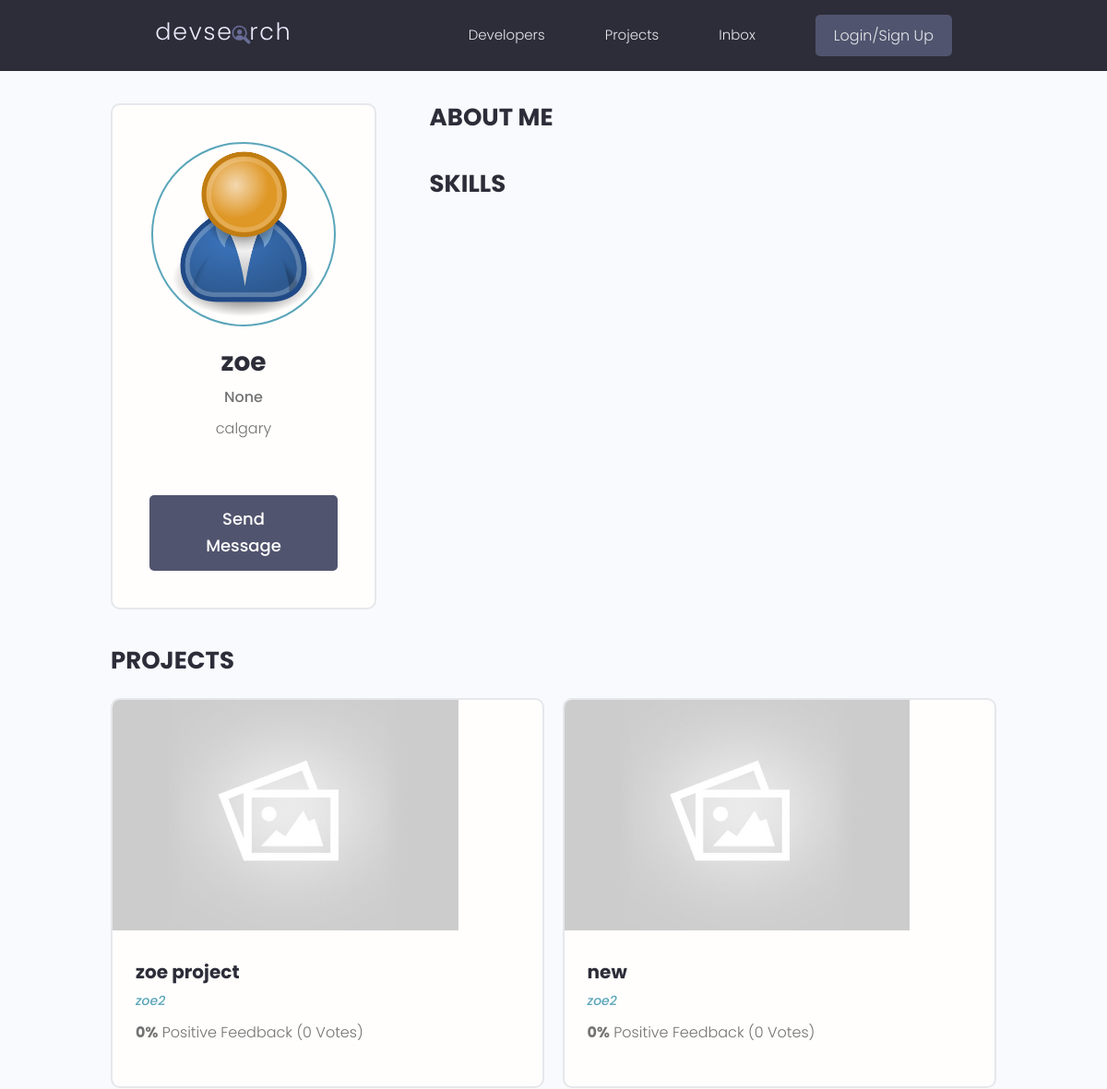
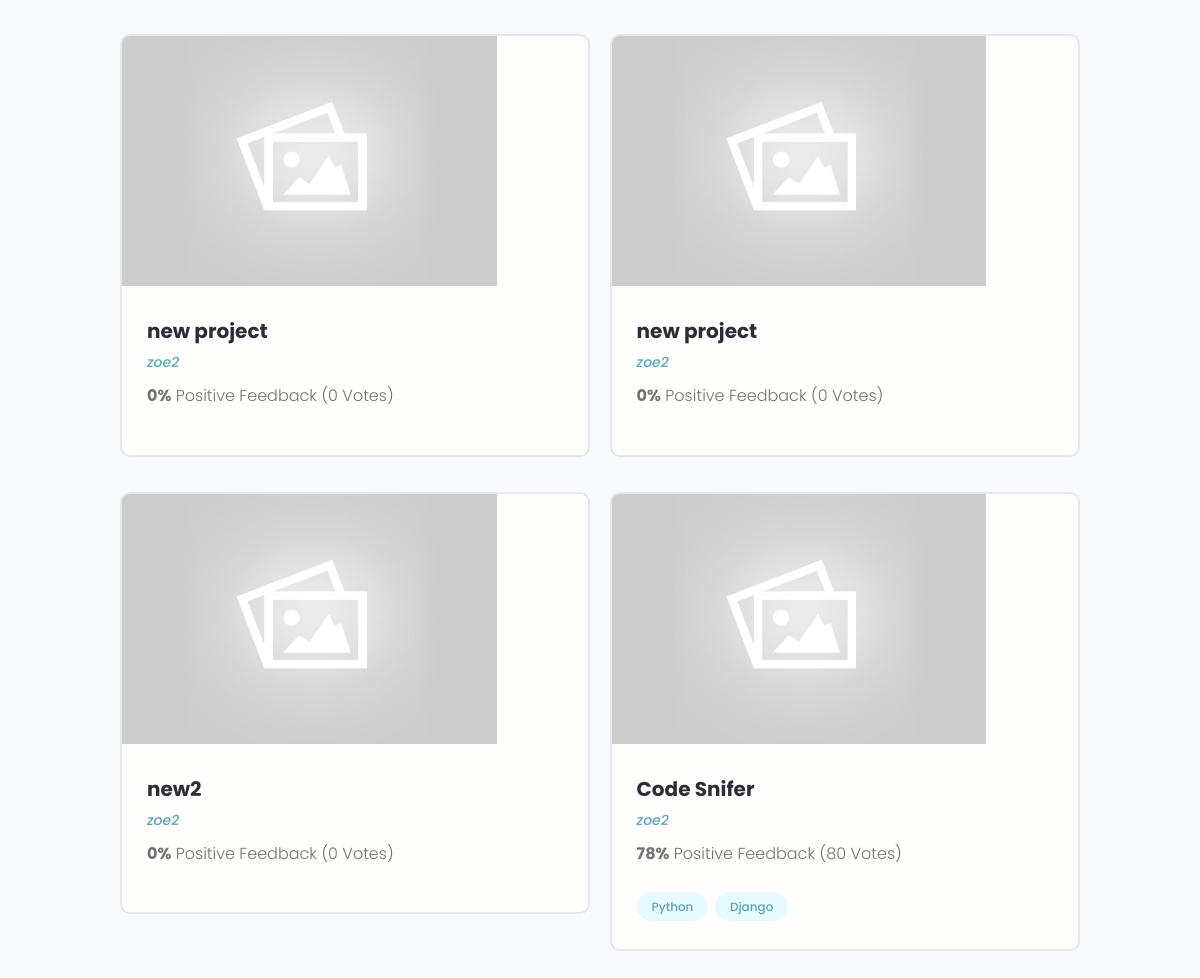
The app's page /profile/053a06bb893c4d8b9928accc3d8f9f20, older data (2 pictures, top to bottom).
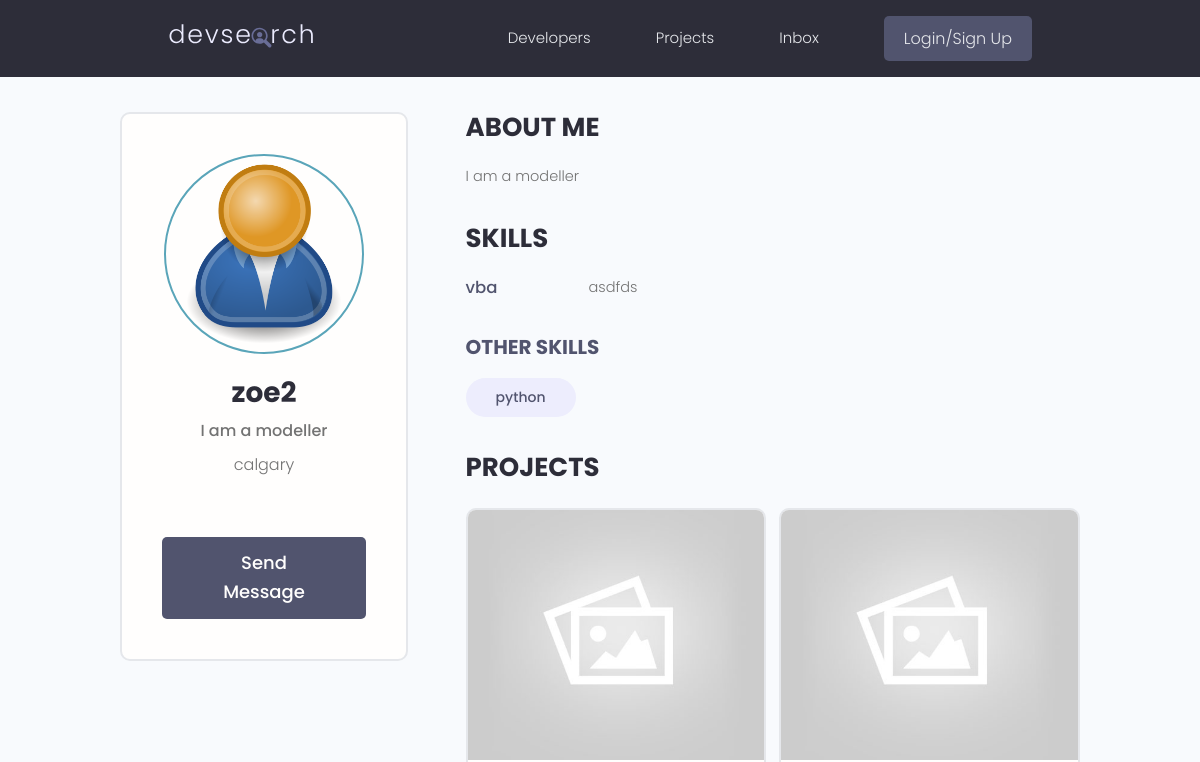
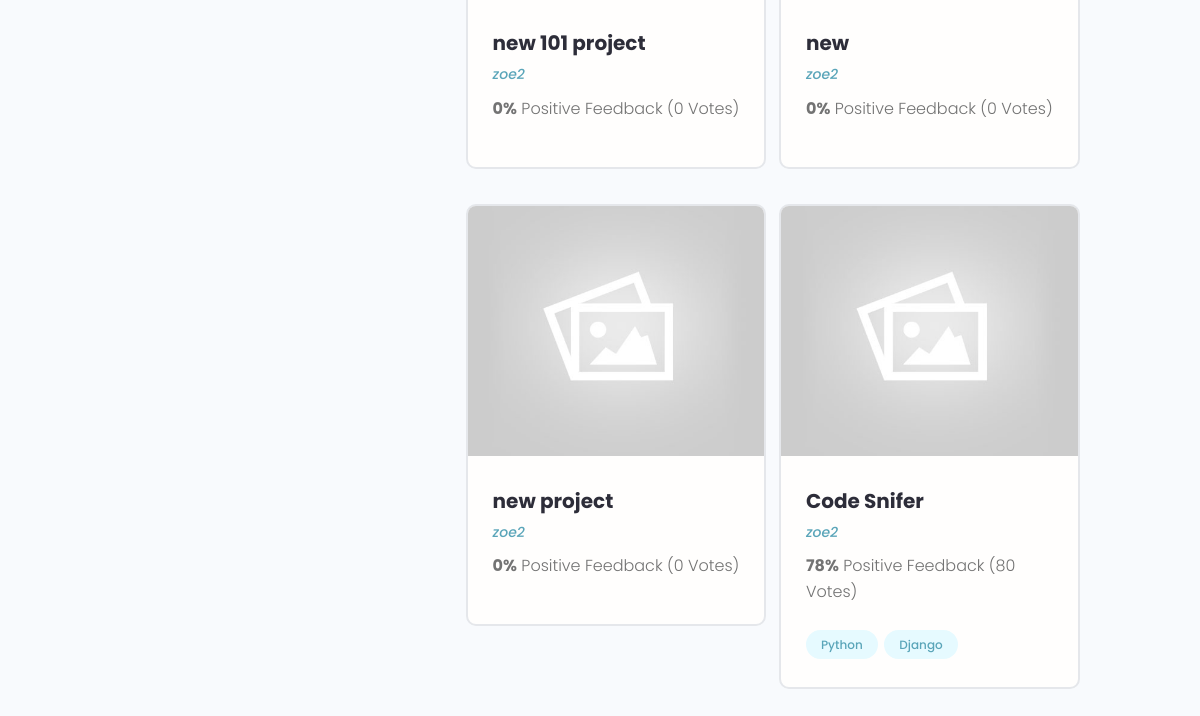
The same page, newer data (2 pictures, top to bottom).
### users/models.py (models this page shows, shortened)
class Profile(models.Model):
    user = models.OneToOneField(
        User, on_delete=models.CASCADE, null=True, blank=True)
    name = models.CharField(max_length=200, blank=True, null=True)
    email = models.EmailField(max_length=500, blank=True, null=True)
    username = models.CharField(max_length=200, blank=True, null=True)
    location = models.CharField(max_length=200, blank=True, null=True)
    short_intro = models.CharField(max_length=200, blank=True, null=True)
    bio = models.TextField(blank=True, null=True)
    profile_image = models.ImageField(
        null=True, blank=True, upload_to='profiles/', default="profiles/user-default.png")
    social_github = models.CharField(max_length=200, blank=True, null=True)
    social_twitter = models.CharField(max_length=200, blank=True, null=True)
    social_linkedin = models.CharField(max_length=200, blank=True, null=True)
    social_youtube = models.CharField(max_length=200, blank=True, null=True)
    social_website = models.CharField(max_length=200, blank=True, null=True)
    created = models.DateTimeField(auto_now_add=True)
    id = models.UUIDField(default=uuid.uuid4, unique=True,
                          primary_key=True, editable=False)
    def __str__(self):
        return str(self.username)

class Skill(models.Model):
    owner = models.ForeignKey(
        Profile, on_delete=models.CASCADE, null=True, blank=True)
    name = models.CharField(max_length=200, blank=True, null=True)
    description = models.TextField(blank=True, null=True)
    created = models.DateTimeField(auto_now_add=True)
    id = models.UUIDField(default=uuid.uuid4, unique=True,
                          primary_key=True, editable=False)

### projects/models.py (models this page shows, shortened)
class Projects(models.Model):
    owner = models.ForeignKey(
        Profile, null=True, blank=True, on_delete=models.SET_NULL)
    title = models.CharField(max_length=200)
    description = models.TextField(null=True, blank=True)
    featured_image = models.ImageField(
        null=True, blank=True, default="default.jpg")
    demo_link = models.CharField(max_length=2000, blank=True)
    source_link = models.CharField(max_length=2000, null=True, blank=True)
    tags = models.ManyToManyField('Tag', blank=True)
    vote_total = models.IntegerField(default=0, null=True, blank=True)
    vote_ratio = models.IntegerField(default=0, null=True, blank=True)
    created = models.DateTimeField(auto_now_add=True)
    id = models.UUIDField(default=uuid.uuid4, unique=True,
                          primary_key=True, editable=False)
    class Meta:
        ordering = ['-created']  # dash makes is ascending order

class Tag(models.Model):
    name = models.CharField(max_length=200)
    createed = models.DateTimeField(auto_now_add=True)
    id = models.UUIDField(default=uuid.uuid4, unique=True,
                          primary_key=True, editable=False)
    def __str__(self):
        return self.name

### users/views.py (the view)
# urls.py: path('profile/<str:pk>', views.userprofile, name="user-profile"),
def userprofile(request, pk):
    profile = Profile.objects.get(id=pk)
    topSkills = profile.skill_set.exclude(description__exact="")
    otherSkills = profile.skill_set.filter(description="")
    context = {'profile': profile, 'topSkills': topSkills,
               'otherSkills': otherSkills}
    return render(request, 'users/user-profile.html', context)

### users/templates/users/user-profile.html (shortened to what this page needs)
{% extends 'main.html' %}
{% block content %}
<main class="profile my-md">
    <div class="container">
      <div class="layout">
        <div class="column column--1of3">
          <div class="card text-center">
            <div class="card__body dev">
              <img class="avatar avatar--xl" src="{{profile.profile_image.url}}" />
              <h2 class="dev__name">{{profile.name}}</h2>
              <p class="dev__title">{{profile.short_intro}}</p>
              <p class="dev__location">{{profile.location}}</p>
              <a href="#" class="btn btn--sub btn--lg">Send Message </a>
            </div>
          </div>
        </div>
        <div class="column column--2of3">
          <div class="devInfo">
            <h3 class="devInfo__title">About Me</h3>
            <p class="devInfo__about">
             {{profile.bio}}
            </p>
          </div>
          <div class="devInfo">
            <h3 class="devInfo__title">Skills</h3>
            <div class="devInfo__skills">
              {% for skill in topSkills %}
              <div class="devSkill">
                <h4 class="devSkill__title">{{skill.name}}</h4>
                <p class="devSkill__info">
                 {{skill.description}}
                </p>
              </div>
              {% endfor %}
              {% for skill in otherSkills %}
              <h3 class="devInfo__subtitle">Other Skills</h3>
              <div class="devInfo__otherSkills">
                <span class="tag tag--pill tag--sub tag--lg">
                  <small>{{skill.name}}</small>
                </span>
               {% endfor %}
              </div>
            </div>
          </div>
          <div class="devInfo">
            <h3 class="devInfo__title">Projects</h3>
            <div class="grid grid--two">
              {% for project in profile.projects_set.all %}
              <div class="column">
                <div class="card project">
                  <a href="{% url 'project' project.id %}" class="project">
                    <img class="project__thumbnail" src="{{project.featured_image.url}}" alt="project thumbnail" />
                    <div class="card__body">
                      <h3 class="project__title">{{project.title}}</h3>
                      <p><a class="project__author" href="{% url 'user-profile' profile.id %}">{{project.owner}}</a></p>
                      <p class="project--rating">
                        <span style="font-weight: bold;">{{project.vote_ratio}}%</span> Positive
                        Feedback ({{project.vote_total}} Vote{{project.vote_total|pluralize:"s"}})
                      </p>
                      <div class="project__tags">
                        {% for tag in project.tags.all %}
                        <span class="tag tag--pill tag--main">
                          <small>{{tag}}</small>
                        </span>
                        {% endfor %}
                      </div>
                    </div>
                  </a>
                </div>
              </div>
              {% endfor %}
            </div>
          </div>
        </div>
      </div>
    </div>
  </main>
{% endblock content %}

Row changes from the older to the newer data that the page shows:
removed Projects: featured_image (placeholder picture), title "zoe project", owner "zoe2", vote_ratio "0", vote_total "0"
removed Projects: featured_image (placeholder picture), title "new project", owner "zoe2", vote_ratio "0", vote_total "0"
removed Projects: featured_image (placeholder picture), title "new2", owner "zoe2", vote_ratio "0", vote_total "0"
changed Profile "calgary": name "zoe" → "zoe2"; short_intro "None" → "I am a modeller"; bio (not shown) → "I am a modeller"
added Skill: name "vba", description "asdfds", shown under "SKILLS"
added Skill: name "python"
added Projects: featured_image (placeholder picture), title "new 101 project", owner "zoe2", vote_ratio "0", vote_total "0"
